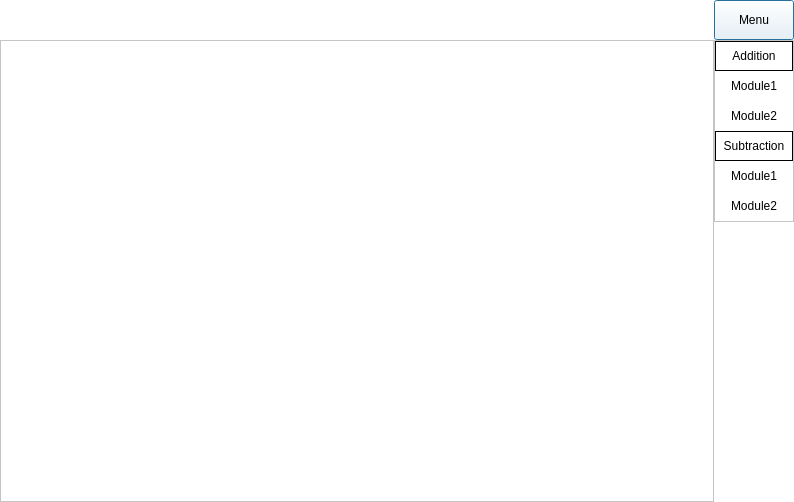
<?xml version="1.0" encoding="UTF-8"?>
<ui version="4.0">
 <class>leanrningDialog</class>
 <widget class="QDialog" name="leanrningDialog">
  <property name="geometry">
   <rect>
    <x>0</x>
    <y>0</y>
    <width>794</width>
    <height>502</height>
   </rect>
  </property>
  <property name="windowTitle">
   <string>Learning Dialog</string>
  </property>
  <layout class="QVBoxLayout" name="verticalLayout">
   <property name="spacing">
    <number>0</number>
   </property>
   <property name="leftMargin">
    <number>0</number>
   </property>
   <property name="topMargin">
    <number>0</number>
   </property>
   <property name="rightMargin">
    <number>0</number>
   </property>
   <property name="bottomMargin">
    <number>0</number>
   </property>
   <item>
    <widget class="QFrame" name="topFrame">
     <property name="maximumSize">
      <size>
       <width>16777215</width>
       <height>40</height>
      </size>
     </property>
     <property name="frameShape">
      <enum>QFrame::NoFrame</enum>
     </property>
     <property name="frameShadow">
      <enum>QFrame::Raised</enum>
     </property>
     <layout class="QHBoxLayout" name="horizontalLayout">
      <property name="spacing">
       <number>0</number>
      </property>
      <property name="leftMargin">
       <number>0</number>
      </property>
      <property name="topMargin">
       <number>0</number>
      </property>
      <property name="rightMargin">
       <number>0</number>
      </property>
      <property name="bottomMargin">
       <number>0</number>
      </property>
      <item>
       <widget class="QFrame" name="topLeftFrame">
        <property name="styleSheet">
         <string notr="true">background-color: rgb(255, 255, 255);</string>
        </property>
        <property name="frameShape">
         <enum>QFrame::NoFrame</enum>
        </property>
        <property name="frameShadow">
         <enum>QFrame::Raised</enum>
        </property>
       </widget>
      </item>
      <item>
       <widget class="QFrame" name="topRightFrame">
        <property name="maximumSize">
         <size>
          <width>80</width>
          <height>16777215</height>
         </size>
        </property>
        <property name="styleSheet">
         <string notr="true">background-color: rgb(255, 255, 255);</string>
        </property>
        <property name="frameShape">
         <enum>QFrame::NoFrame</enum>
        </property>
        <property name="frameShadow">
         <enum>QFrame::Raised</enum>
        </property>
        <layout class="QVBoxLayout" name="verticalLayout_2">
         <property name="spacing">
          <number>0</number>
         </property>
         <property name="leftMargin">
          <number>0</number>
         </property>
         <property name="topMargin">
          <number>0</number>
         </property>
         <property name="rightMargin">
          <number>0</number>
         </property>
         <property name="bottomMargin">
          <number>0</number>
         </property>
         <item>
          <widget class="QPushButton" name="menuBtn">
           <property name="sizePolicy">
            <sizepolicy hsizetype="Expanding" vsizetype="Expanding">
             <horstretch>0</horstretch>
             <verstretch>0</verstretch>
            </sizepolicy>
           </property>
           <property name="styleSheet">
            <string notr="true">border:1px sold;
QPushButton{
	color: rgb(0, 0, 0);
	background-color: rgb(255, 255, 255);
}
QPushButton:hover{
	color: rgb(255, 255, 255);
	background-color: rgb(0,0,0);
}</string>
           </property>
           <property name="text">
            <string>Menu</string>
           </property>
          </widget>
         </item>
        </layout>
       </widget>
      </item>
     </layout>
    </widget>
   </item>
   <item>
    <widget class="QFrame" name="bottomFrame">
     <property name="maximumSize">
      <size>
       <width>16777215</width>
       <height>16777215</height>
      </size>
     </property>
     <property name="styleSheet">
      <string notr="true">background-color: rgb(255, 255, 255);</string>
     </property>
     <property name="frameShape">
      <enum>QFrame::NoFrame</enum>
     </property>
     <property name="frameShadow">
      <enum>QFrame::Raised</enum>
     </property>
     <layout class="QHBoxLayout" name="horizontalLayout_2">
      <property name="spacing">
       <number>0</number>
      </property>
      <property name="leftMargin">
       <number>0</number>
      </property>
      <property name="topMargin">
       <number>0</number>
      </property>
      <property name="rightMargin">
       <number>0</number>
      </property>
      <property name="bottomMargin">
       <number>0</number>
      </property>
      <item>
       <widget class="QFrame" name="bottomLeftFrame">
        <property name="styleSheet">
         <string notr="true">background-color: rgb(255, 255, 255);</string>
        </property>
        <property name="frameShape">
         <enum>QFrame::StyledPanel</enum>
        </property>
        <property name="frameShadow">
         <enum>QFrame::Raised</enum>
        </property>
        <widget class="QStackedWidget" name="pagesWidget">
         <property name="geometry">
          <rect>
           <x>50</x>
           <y>30</y>
           <width>611</width>
           <height>381</height>
          </rect>
         </property>
         <property name="currentIndex">
          <number>0</number>
         </property>
         <widget class="QWidget" name="page1"/>
         <widget class="QWidget" name="page2"/>
        </widget>
       </widget>
      </item>
      <item alignment="Qt::AlignTop">
       <widget class="QFrame" name="ButtomRight">
        <property name="maximumSize">
         <size>
          <width>80</width>
          <height>16777215</height>
         </size>
        </property>
        <property name="styleSheet">
         <string notr="true">alternate-background-color: rgb(255, 255, 255);</string>
        </property>
        <property name="frameShape">
         <enum>QFrame::StyledPanel</enum>
        </property>
        <property name="frameShadow">
         <enum>QFrame::Raised</enum>
        </property>
        <layout class="QVBoxLayout" name="verticalLayout_3">
         <property name="spacing">
          <number>0</number>
         </property>
         <property name="leftMargin">
          <number>0</number>
         </property>
         <property name="topMargin">
          <number>0</number>
         </property>
         <property name="rightMargin">
          <number>0</number>
         </property>
         <property name="bottomMargin">
          <number>0</number>
         </property>
         <item>
          <widget class="QLabel" name="label_2">
           <property name="minimumSize">
            <size>
             <width>0</width>
             <height>30</height>
            </size>
           </property>
           <property name="styleSheet">
            <string notr="true">border:1px solid;</string>
           </property>
           <property name="text">
            <string>Addition</string>
           </property>
           <property name="alignment">
            <set>Qt::AlignCenter</set>
           </property>
          </widget>
         </item>
         <item>
          <widget class="QPushButton" name="addModule1Btn">
           <property name="minimumSize">
            <size>
             <width>0</width>
             <height>30</height>
            </size>
           </property>
           <property name="styleSheet">
            <string notr="true">QPushButton{	
color: rgb(0, 0, 0);
	background-color: rgb(255, 255, 255);
border:0px solid;
}
QPushButton:hover{
	color: rgb(255, 255, 255);
	background-color: rgb(0,0,0);
}</string>
           </property>
           <property name="text">
            <string>Module1</string>
           </property>
          </widget>
         </item>
         <item>
          <widget class="QPushButton" name="addModule2Btn">
           <property name="minimumSize">
            <size>
             <width>0</width>
             <height>30</height>
            </size>
           </property>
           <property name="autoFillBackground">
            <bool>false</bool>
           </property>
           <property name="styleSheet">
            <string notr="true">QPushButton{	
color: rgb(0, 0, 0);
	background-color: rgb(255, 255, 255);
border:0px solid;
}
QPushButton:hover{
	color: rgb(255, 255, 255);
	background-color: rgb(0,0,0);
}</string>
           </property>
           <property name="text">
            <string>Module2</string>
           </property>
          </widget>
         </item>
         <item>
          <widget class="QLabel" name="subLabel">
           <property name="minimumSize">
            <size>
             <width>0</width>
             <height>30</height>
            </size>
           </property>
           <property name="styleSheet">
            <string notr="true">border:1px solid;</string>
           </property>
           <property name="text">
            <string>Subtraction</string>
           </property>
           <property name="alignment">
            <set>Qt::AlignCenter</set>
           </property>
          </widget>
         </item>
         <item>
          <widget class="QPushButton" name="subModule1Btn">
           <property name="minimumSize">
            <size>
             <width>0</width>
             <height>30</height>
            </size>
           </property>
           <property name="styleSheet">
            <string notr="true">QPushButton{	
color: rgb(0, 0, 0);
	background-color: rgb(255, 255, 255);
border:0px solid;
}
QPushButton:hover{
	color: rgb(255, 255, 255);
	background-color: rgb(0,0,0);
}</string>
           </property>
           <property name="text">
            <string>Module1</string>
           </property>
          </widget>
         </item>
         <item>
          <widget class="QPushButton" name="subModule2Btn">
           <property name="minimumSize">
            <size>
             <width>0</width>
             <height>30</height>
            </size>
           </property>
           <property name="styleSheet">
            <string notr="true">QPushButton{	
color: rgb(0, 0, 0);
	background-color: rgb(255, 255, 255);
border:0px solid;
}
QPushButton:hover{
	color: rgb(255, 255, 255);
	background-color: rgb(0,0,0);
}</string>
           </property>
           <property name="text">
            <string>Module2</string>
           </property>
          </widget>
         </item>
        </layout>
       </widget>
      </item>
     </layout>
    </widget>
   </item>
  </layout>
 </widget>
 <resources/>
 <connections/>
</ui>
